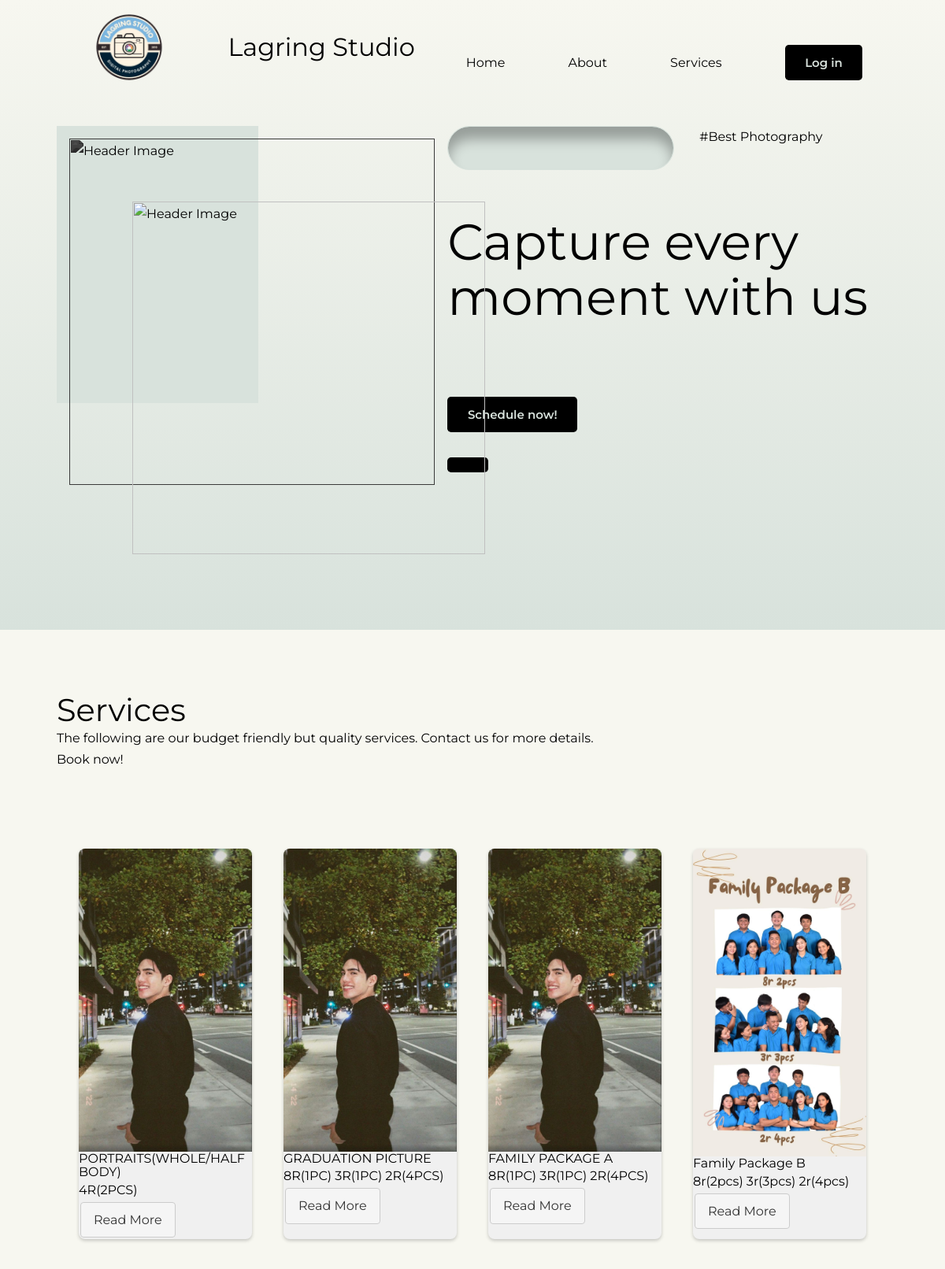
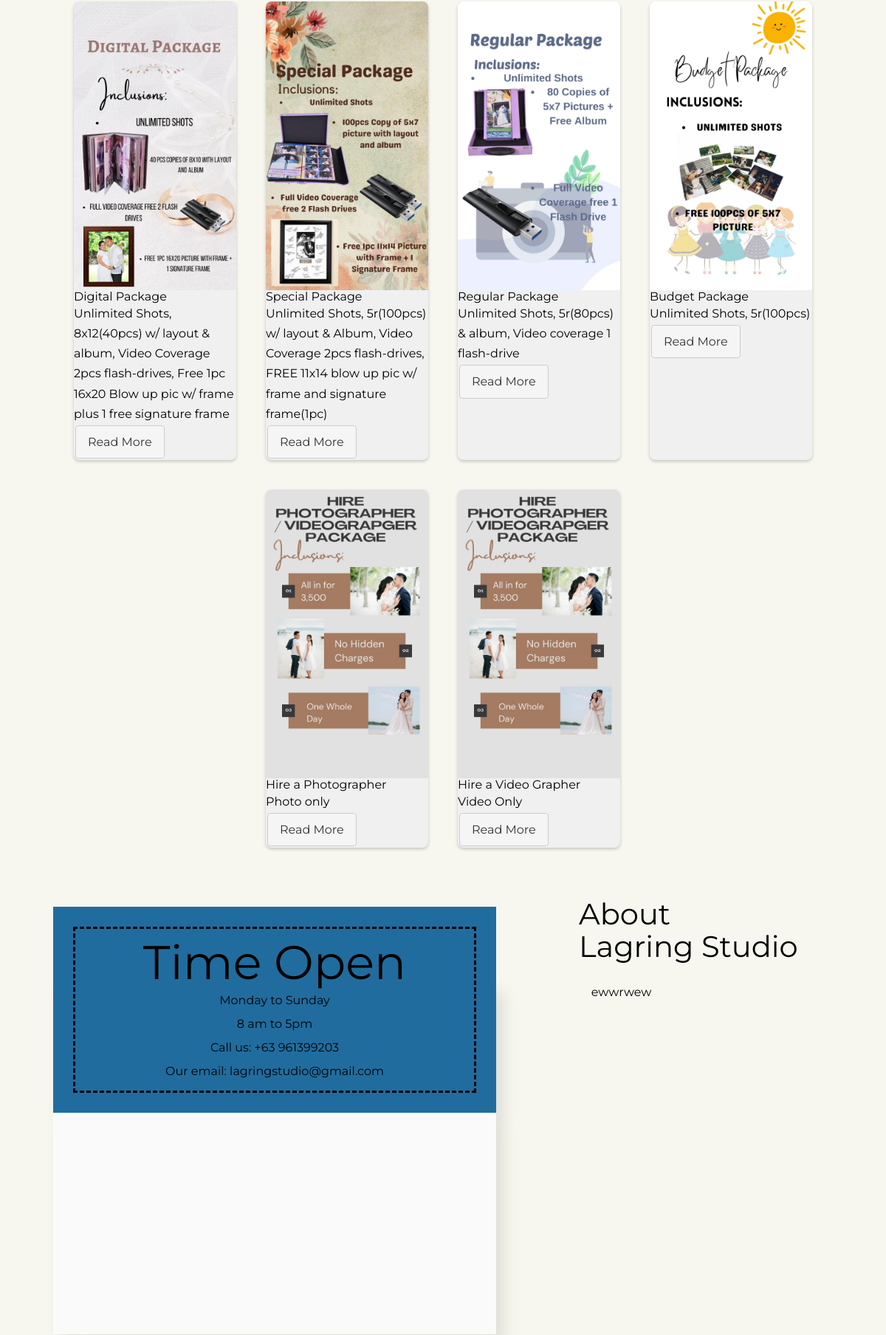
The page / (upper part) on the database its author committed (2 pictures, top to bottom).
### tables this page shows
CREATE TABLE IF NOT EXISTS `website` (
  `website_content_id` int NOT NULL AUTO_INCREMENT,
  `heading_title` varchar(200) NOT NULL,
  `heading_paragraph` varchar(500) NOT NULL,
  `contact` bigint NOT NULL,
  `email` varchar(100) NOT NULL,
  `services_paragraph` varchar(200) NOT NULL,
  `about_paragraph` varchar(1000) NOT NULL,
  `heading_image` varchar(100) NOT NULL,
  PRIMARY KEY (`website_content_id`)
);

CREATE TABLE IF NOT EXISTS `services` (
  `service_id` int NOT NULL AUTO_INCREMENT,
  `service_name` varchar(250) NOT NULL,
  `service_image` varchar(255) NOT NULL,
  `service_description` varchar(500) NOT NULL,
  `service_type` varchar(200) NOT NULL,
  `service_price` int DEFAULT NULL,
  `service_date_added` datetime NOT NULL DEFAULT CURRENT_TIMESTAMP,
  `archived_flag` int NOT NULL DEFAULT '1',
  PRIMARY KEY (`service_id`)
);

### index.php (the view, shortened to what this page needs)
<?php
require_once 'database.php';
?>
<DOCTYPE html>
<html lang="en">
<head>
    <link rel="stylesheet" href="https://unicons.iconscout.com/release/v4.0.0/css/line.css">
    <link rel="stylesheet" href="https://cdn.jsdelivr.net/npm/swiper@11/swiper-bundle.min.css" />
    <link rel="stylesheet" href="assets/global/css/table.css" />
    <link rel="stylesheet" href="assets/global/css/global.css" />
    <link rel="stylesheet" href="assets/css/style.css">
    <link rel="stylesheet" href="assets/css/login.css" />
</head>
<body>
    <nav>
    <div class="container nav__container">
        <a href="index.html" class="nav__logo"><img src="assets/images/logo.png" alt="Nav Logo"></a>
        <span class="nav__title">Lagring Studio</span>
        <ul class="nav__links">
            <li><a href="#">Home</a></li>
            <li><a href="#about">About</a></li>
            <li><a href="#services">Services</a></li>
            <li><a href="#" class="modal-trigger" data-modal-id="login_pop_up">Log in</a>
            <?php include 'login_pop_up.php';?>  </li>
        </ul>
    </div>
    </nav>
            <?php
            $sql = "SELECT heading_title, heading_paragraph, services_paragraph, contact, email, about_paragraph FROM website";
            $result = $connection->query($sql);
            if ($result->num_rows > 0) {
                $row = $result->fetch_assoc();
                $headingTitle = $row['heading_title'];
                $servicesParagraph = $row['services_paragraph'];
                $contact=$row['contact'];
                $email=$row['email'];
                $aboutParagraph = $row['about_paragraph'];
            }
            ?>
    <header>
        <div class="container header__container">
            <div class="header__left">
                <div class="header__image-lg">
                </div>
                <div class="header__image-sm">
                    <img src="assets/images/samplepic.JPG" alt="Header Image">
                </div>
            </div>
            <div class="header__right">
                <div class="header__head">
                    <div class="empty header__empty"></div>
                    <a class="header__tag">#Best Photography</a>
                </div>
                <h1><?php echo $headingTitle;?></h1>
                <p>
                </p>
                <div class="add">
                    <a href="#" class="modal-trigger" data-modal-id="login_pop_up">Schedule now!</button>
                </div>
                <?php include ('login_pop_up.php');?>
        </div>
    </header>
<section id="services">
    <div class="container services__container">
        <h2 class="services__title">Services</h2>
        <div class="services__head">
            <p><?php echo $servicesParagraph; ?></p>
        </div>
    </div>
</section>
                <?php
                $column_name = "service_name";
                $column_description = "service_description";
                $column_images = "service_image";
                $targetRow = 2023001;
                $connection = new mysqli("localhost", "root", "", "lagring_studio_db");
                $sql = "SELECT $column_name, $column_description, $column_images FROM services WHERE service_id BETWEEN $targetRow AND " . ($targetRow + 9);
                $result = $connection->query($sql);
                $dataArray = [];
                while ($row = $result->fetch_assoc()) {
                    $dataArray[] = $row;
                }
                ?>
                <div class="card__container">
                    <?php for ($i = 0; $i < count($dataArray); $i++) : ?>
                        <div class="card__index">
                            <img src="assets/global/services_images/<?php echo $dataArray[$i][$column_images]; ?>" alt="">
                            <div class="card__content">
                                <h3><?php echo $dataArray[$i][$column_name]; ?></h3>
                                <p><?php echo $dataArray[$i][$column_description]; ?></p>
                                <a href="" class="Btn">Read More</a>
                            </div>
                        </div>
                    <?php endfor; ?>
                </div>
<section id="about">
    <div class="container about__container">
        <div class="about__left">
            <div class="containerb">
                <div class="container-time">
                    <h1 class="heading-days">Time Open</h1>
                    <ul>
                       <p>Monday to Sunday</p>
                       <p>8 am to 5pm</p>
                       <p>Call us: +63 <?php echo $contact;?></p>
                       <p>Our email: <?php echo $email;?></p>
                    </ul>
                </div>
            </div>
    <div class="containerb">
        <iframe src="https://www.google.com/maps/embed?pb=!1m18!1m12!1m3!1d2654.7303200169486!2d120.92621845472506!3d14.406017358398358!2m3!1f0!2f0!3f0!3m2!1i1024!2i768!4f13.1!3m3!1m2!1s0x3397d31beb517457%3A0x3cdd7410c1154b0e!2sLagring%20Photo%20%26%20Video%20Shop!5e0!3m2!1sen!2sph!4v1702211540660!5m2!1sen!2sph" width="600" height="300" style="border:0;" allowfullscreen="" loading="lazy"></iframe>
    </div>
    </div>
    <div class="about__right">
        <h2 class="about__title">About <br/> Lagring Studio</h2>
        <p>&nbsp;&nbsp;&nbsp;&nbsp;<?php echo $aboutParagraph; ?></p>
    </div>
    </div>
</section>
</body>
</html>

### assets/global/css/global.css (style rules this page uses)
.btn { display: inline-block; padding: 0.5em 1em; margin: 2px 2px 2px 2px; border: 1px solid #ccc; border-radius: 4px; background-color: #f5f5f5; color: #333; font-size: 16px; text-align: center; text-decoration: none; cursor: pointer; transition: background-color 0.3s ease; }
.modal-trigger { background: linear-gradient( 135deg, var(--color-primary-variant), var(--color-primary) ); font-size: 15px; color: var(--color-bg-1); margin-top: 2rem; display: inline-block; padding: 0.6rem 1.6rem; font-weight: 600; border-radius: 0.3rem; cursor: pointer; }
* { margin: 0; padding: 0; box-sizing: border-box; }

### assets/css/style.css (style rules this page uses)
:root { --color-primary: #000; --color-primary: #000; --color-primary-variant: #000; --color-bg-1:#D8E2DC; --color-bg-2:#D8E2DC; --color-bg-3:#F7F7F0; --color-bg-4:#D8E2DC; --color-bg-5:#216c9e; --color-light: #000; --color-white:hsl(0, 0%, 0%); --container-witdh-lg:88%; --container-witdh-md: 92%; --transition: all 400ms ease; }
* { margin:0; padding: 0; border: 0; outline:0; list-style: none; text-decoration: none; box-sizing: border-box; }
html { scroll-behavior: smooth; }
body { font-family: 'Montserrat'; background: var(--color-bg-3); color: var(--color-light); line-height: 1.7; }
h1, h2, h3 { line-height: 1.1; font-weight: 400; }
h1 { font-size:4rem; color: var(--color-white); }
h2 { font-size: 2.5rem; }
h3 { font-size: 1rem; }
a { color: var(--color-light); transition: var(--transition); }
.container { width: var(--container-witdh-lg); margin: 0 auto; max-width: 2600px; }
img { display:block; object-fit: cover; width: 100%; }
nav { height: 5rem; width: 100vw; display: grid; place-items: center; position: fixed; top: 0; left: 0; z-index: 99; }
.nav__container { height: 100%; display: flex; justify-content: space-around; align-items: center; }
.nav__logo { width: 7.5rem; }
.nav__title { font-size: 2rem; }
.nav__links { margin-top: 3rem; display: inline-flex; gap: 5rem; }
.nav__links .modal-trigger { display: inline-flex; gap: 5rem; margin-top: -30px; }
header { max-width: 100vw; height: 100vh; position: relative; top: 0; background: linear-gradient(var(--color-bg-3), var(--color-bg-1)); overflow: hidden; }
.header__container { display: grid; grid-template-columns: 43% 53%; gap: 4%; margin-top: 10rem; position: relative; }
.header__image-lg { width: 29rem; position: relative; top: 1rem; left: 1rem; filter: saturate(0) brightness(0.3); transition: var(--transition); }
.header__image-sm { width: 28rem; height: 28rem; overflow: hidden; position: absolute; left: 6rem; top: 6rem; transition: var(--transition); }
.containerb { background-color: #fafafa; max-width: 600px; margin: 0px auto; box-shadow: 10px 15px 20px rgba(0, 0, 0, .1); display: flex; flex-direction: column; line-height: 2; }
.container-time { background-color: var(--color-bg-5); width: 100%; padding: 40px 120px; outline: 3px dashed var(--color-primary-variant); outline-offset: -30px; text-align: center; margin-top: -100px; }
.header__head { display: flex; gap: 2rem; align-items: flex-start; }
.empty { height: 3.5rem; width: 18rem; background: var(--color-bg-2); border-radius: calc(3.5rem / 2); margin-bottom: 3.5rem; box-shadow: inset 0 1rem 1rem rgba(0,0,0,0.3); border: 1px solid var(--color-bg-4); }
.header__tag { color: var(--color-primary-variant); }
.header__right p { margin-top: 2rem; width: 85%; }
#about { margin-top: 10rem; }
.about__container { display: grid; grid-template-columns: 1fr 1fr; gap: 2rem; position: relative; }
.about__title { position: absolute; top: -7rem; z-index: 1; }
.about__right { margin-left: 5rem; }
.about__right p { margin: 0 4rem 1.5rem 3rem 0; text-align: justify; line-height: 2; }
#services { margin-top: 5rem; margin-bottom: 5rem; }
.services__container { position: relative; }
.services__head { display: grid; grid-template-columns: auto 10rem; justify-content: space-between; align-items: center; }
.services__head > p { width: 45rem; }
.card__container { display: flex; justify-content: center; flex-wrap: wrap; margin: 10px 15px 15px 15px; }
.card__index { width: 220px; background-color: #f0f0f0; border-radius: 8px; overflow: hidden; box-shadow: 0px 2px 4px rgba(0,0,0,0.2); margin: 20px; }
.card__index img { width: 100%; height: auto; }

### assets/css/login.css (style rules this page uses)
:root { --blue: #1613d4; }

### rows shown on the page
website: heading_title "Capture every moment with us", services_paragraph "The following are our budget friendly but quality services. Contact us for more details. Book now!", contact "961399203", email "lagringstudio@gmail.com", about_paragraph "ewwrwew"
services: service_image (picture), service_name "PORTRAITS(WHOLE/HALF BODY)", service_description "4R(2PCS)"
services: service_image (picture), service_name "GRADUATION PICTURE", service_description "8R(1PC) 3R(1PC) 2R(4PCS)"
services: service_image (picture), service_name "FAMILY PACKAGE A", service_description "8R(1PC) 3R(1PC) 2R(4PCS)"
services: service_image (picture), service_name "Family Package B", service_description "8r(2pcs) 3r(3pcs) 2r(4pcs)"
services: service_image (picture), service_name "Digital Package", service_description "Unlimited Shots, 8x12(40pcs) w/ layout & album, Video Coverage 2pcs flash-drives, Free 1pc 16x20 Blow up pic w/ frame plus 1 free signature frame"
services: service_image (picture), service_name "Special Package", service_description "Unlimited Shots, 5r(100pcs) w/ layout & Album, Video Coverage 2pcs flash-drives, FREE 11x14 blow up pic w/ frame and signature frame(1pc)"
services: service_image (picture), service_name "Regular Package", service_description "Unlimited Shots, 5r(80pcs) & album, Video coverage 1 flash-drive"
services: service_image (picture), service_name "Budget Package", service_description "Unlimited Shots, 5r(100pcs)"
services: service_image (picture), service_name "Hire a Photographer", service_description "Photo only"
services: service_image (picture), service_name "Hire a Video Grapher", service_description "Video Only"
